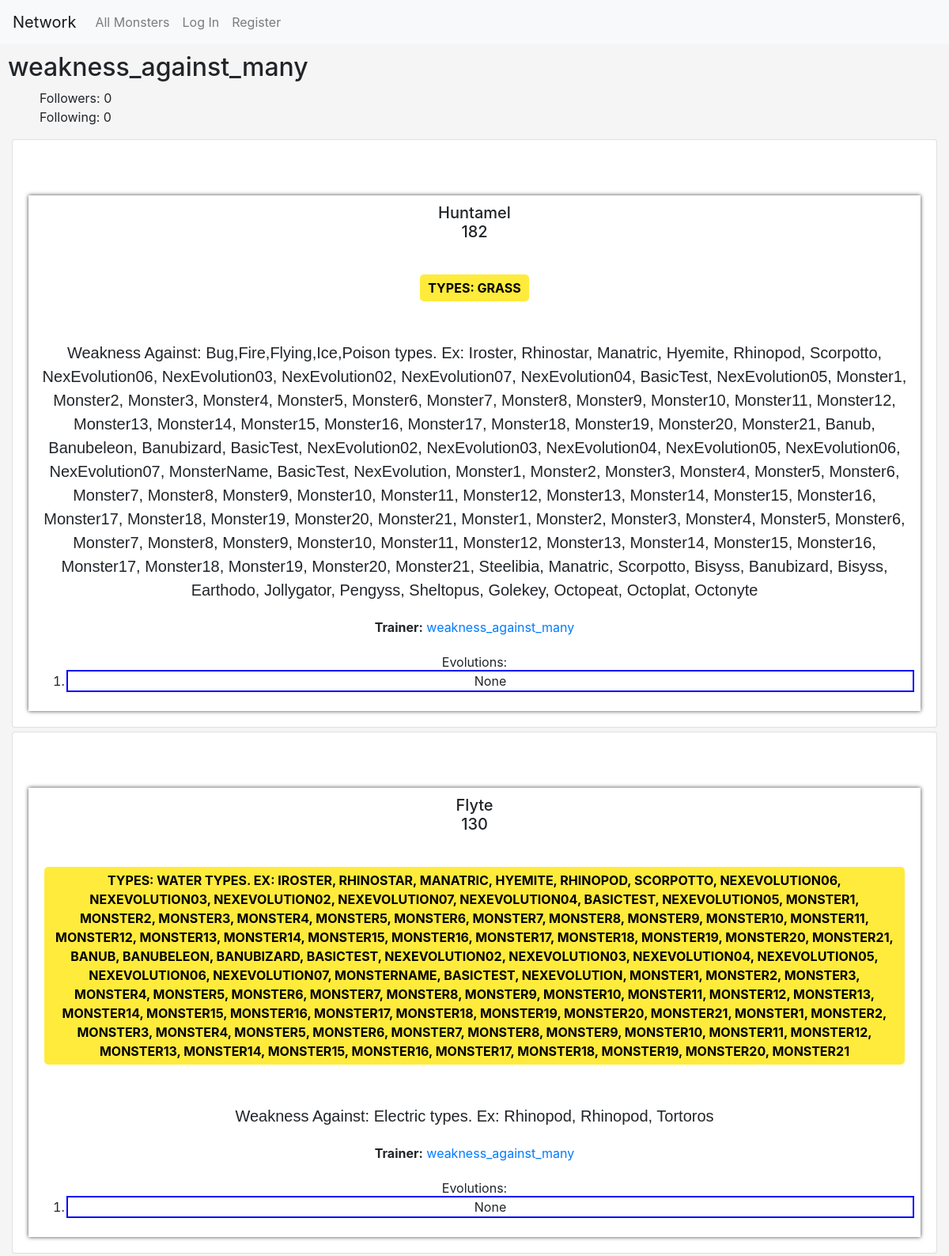
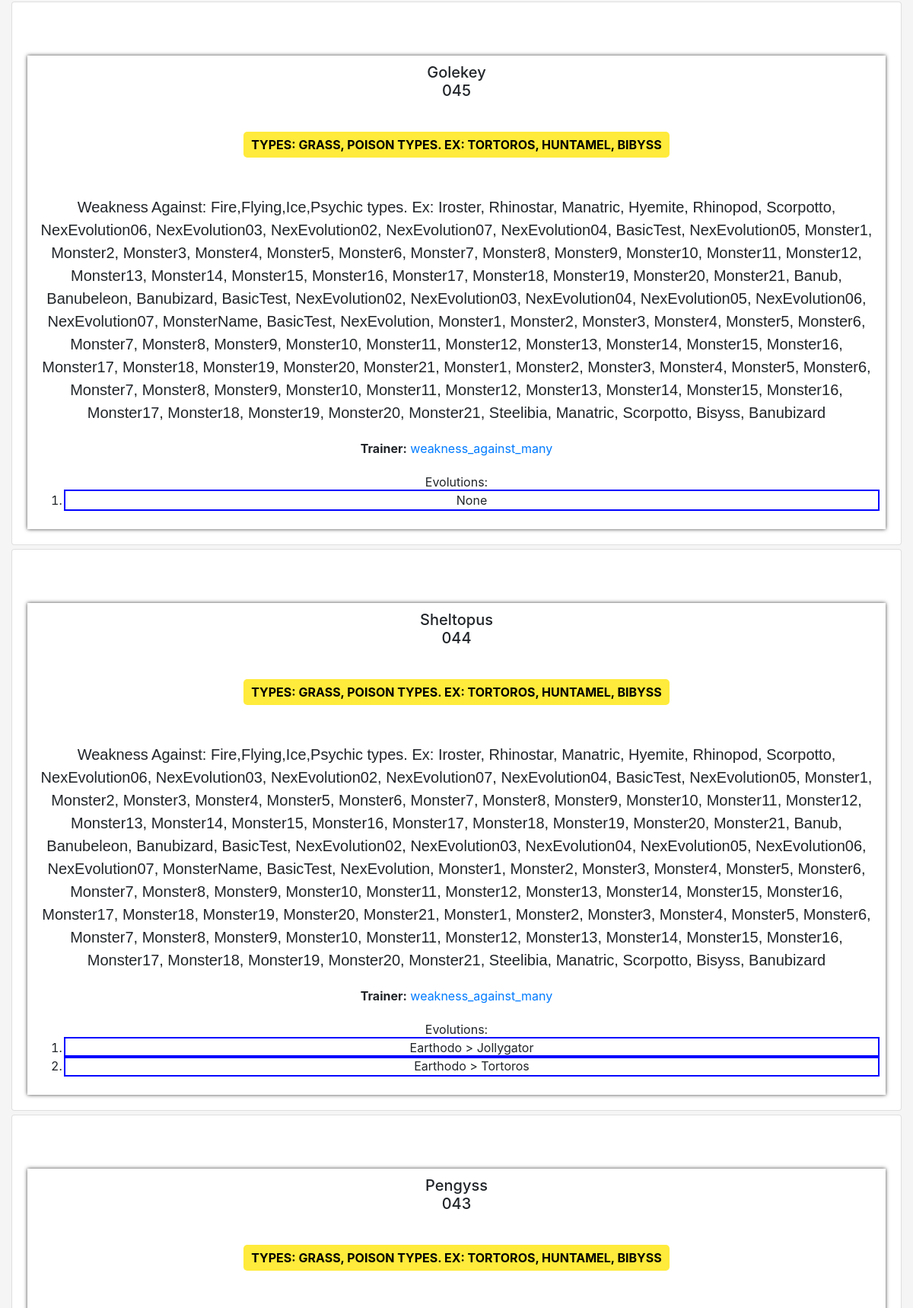
Page /users/weakness_against_many (upper part) on the committed database (2 pictures, top to bottom).
### network/models.py (models this page shows, shortened)
class User(AbstractUser):
  following = models.ManyToManyField("User", related_name="followers")

class Monster(models.Model):
  evolution_instances = []
  monster_id = models.TextField()
  name = models.TextField()
  types = models.TextField()
  weaknesses = models.TextField()
  trainer = models.ForeignKey("User", on_delete=models.CASCADE, related_name="trains")
  evolutions = models.TextField(default="")
  def get_strong_against(self):
    strong_against = []
    for strength in self.types.split(","):
      monsters_strong_against = Monster.objects.filter(weaknesses__icontains=strength)
      strong_against += [obj.name for obj in monsters_strong_against]
    separator = ', '
    strong_against_string = separator.join(strong_against)
    if len(strong_against_string) > 0:
      types_prettier = ", ".join(self.types.split(","))
      return f"{types_prettier} types. Ex: {strong_against_string}"
    else:
      return self.types
  def get_monsters_weak_against(self):
    weak_against = []
    for weakness in self.weaknesses.split(","):
      monsters_weak_against = Monster.objects.filter(types__icontains=weakness)
      weak_against += [obj.name for obj in monsters_weak_against]
    separator = ', '
    weak_against = separator.join(weak_against)
    if len(weak_against) > 0:
      return f"{self.weaknesses} types. Ex: {weak_against}"
    else:
      return self.weaknesses
  def get_children(self, lineage = ""):
    children = []
    monster = Monster.objects.filter(monster_id=self.monster_id).first()
    def get_children_helper(monster = None, lineage=""):
      evolutions_list = monster.evolutions.split(",")
      if len(lineage) > 0:
        lineage += f" > {monster.name}"
      else:
        lineage = monster.name
      if len(evolutions_list) == 0 or evolutions_list == [""]:
        return lineage
      for child_id in evolutions_list:
        child = Monster.objects.filter(monster_id=child_id).first()
        future_generations = get_children_helper(child, lineage)
        children.append(future_generations)
    get_children_helper(monster)
    children = list(filter(lambda x: x != None, children))
    if len(children) == 0:
      return ["None"]
    return children

### network/views.py (the view)
# urls.py: path("users/<str:username>", views.user, name="user"),
def user(request, username):
    try:
        user = User.objects.get(username=username)
    except User.DoesNotExist:
        raise Http404("User does not exist.")
    monsters = Monster.objects.filter(trainer=user).order_by("-monster_id").all()
    return show_posts(user.username, request, monsters, profile=user)

### network/views.py (called while the page is built)
def show_posts(title, request, posts, profile=None):
    page_index = request.GET.get("page", 1)
    paginator = Paginator(posts, 5)
    page = paginator.page(page_index)
    return render(request, "network/index.html", {
        "title": title,
        "page": page,
        "profile": profile,
        "show_new_monster": (
            request.user.is_authenticated and
            (profile is None or profile == request.user)
        ),
        "show_new_post": (
            request.user.is_authenticated and
            (profile is None or profile == request.user)
        )
    })

### network/templates/network/index.html (shortened to what this page needs)
{% extends "network/layout.html" %}
{% load static %}
{% block body %}
    <h2>{{ title }}</h2>
    {% if profile %}
        <ul>
            <li>Followers: {{ profile.followers.count }}</li>
            <li>Following: {{ profile.following.count }}</li>
        </ul>
    {% endif %}
    {% for monster in page.object_list %}
        <div class="card">
            <div class="card-body">
              <table>
                <tr>
                  <td colspan="2">
                    <h5 class="card-title">
                      <div data-monster="{{ monster.name }}" class="monster-name">{{ monster.name }}</div>
                      <div data-monster="{{ monster.monster_id }}" class="monster-id">{{ monster.monster_id }}</div>
                    </h5>
                  </td>
                </tr>
                <tr>
                  <td>
                    <div data-types="{{ monster.types }}" class="monster-types card-type electric">Types: {{ monster.get_strong_against }}</div>
                  </td>
                </tr>
                <tr>
                  <td>
                    <div data-weaknesses="{{ monster.weaknesses }}" class="monster-weaknesses card-info">Weakness Against: {{ monster.get_monsters_weak_against }}</div>
                  </td>
                </tr>
                  <td>
                    <div data-trainer="{{ monster.trainer }}" class="monster-trainer">
                      <b>Trainer:</b> <a href="{% url 'user' monster.trainer.username %}">{{ monster.trainer.username }}</a>
                    </div>
                  </td>
                <tr>
                  <td>
                    <div data-evolutions="{{ monster.evolutions }}" class="monster-evolutions">Evolutions: </div>
                    <ol>
                    {% for evolution in monster.get_children %}
                      <li><div style="outline: 2px solid blue;">{{ evolution }}</div></li>
                    {% endfor %}
                    </ol>
                  </td>
                </tr>
              </table>
            </div>
        </div>
    {% endfor %}
{% endblock %}

### network/static/network/styles.css (style rules this page uses)
.card { margin: 5px; }
body { background-color: #F5F5F5; }
table { background-color: #FFFFFF; border-collapse: collapse; box-shadow: 0px 0px 5px 0px rgba(0,0,0,0.75); margin: auto; margin-top: 50px; }
td { padding: 10px; text-align: center; vertical-align: middle; }
.card-info { font-family: Arial, sans-serif; font-size: 20px; margin-top: 20px; text-align: center; }
.card-type { background-color: #FFCC00; border-radius: 5px; color: #FFFFFF; display: inline-block; font-size: 16px; font-weight: bold; margin: 10px; padding: 5px 10px; text-transform: uppercase; }
.card-type.electric { background-color: #FFEB3B; color: #000000; }
ul { list-style: none; }

### rows in the picture
User: username "weakness_against_many", followers.count "0", following.count "0"
Monster: name "Huntamel", monster_id "182", get_strong_against "GRASS", get_monsters_weak_against "Bug,Fire,Flying,Ice,Poison types. Ex: Iroster, Rhinostar, Manatric, Hyemite, Rhinopod, Scorpotto, NexEvolution06, NexEvolution03, NexEvolution02, NexEvolution07, NexEvolution04, BasicTest, NexEvolution05, Monster1, Monster2, Monster3, Monster4, Monster5, Monster6, Monster7, Monster8, Monster9, Monster10, Monster11, Monster12, Monster13, Monster14, Monster15, Monster16, Monster17, Monster18, Monster19, Monster20, Monster21, Banub, Banubeleon, Banubizard, BasicTest, NexEvolution02, NexEvolution03, NexEvolution04, NexEvolution05, NexEvolution06, NexEvolution07, MonsterName, BasicTest, NexEvolution, Monster1, Monster2, Monster3, Monster4, Monster5, Monster6, Monster7, Monster8, Monster9,…", trainer.username "weakness_against_many", get_children "None"
Monster: name "Flyte", monster_id "130", get_strong_against "WATER TYPES. EX: IROSTER, RHINOSTAR, MANATRIC, HYEMITE, RHINOPOD, SCORPOTTO, NEXEVOLUTION06, NEXEVOLUTION03, NEXEVOLUTION02, NEXEVOLUTION07, NEXEVOLUTION04, BASICTEST, NEXEVOLUTION05, MONSTER1, MONSTER2, MONSTER3, MONSTER4, MONSTER5, MONSTER6, MONSTER7, MONSTER8, MONSTER9, MONSTER10, MONSTER11, MONSTER12, MONSTER13, MONSTER14, MONSTER15, MONSTER16, MONSTER17, MONSTER18, MONSTER19, MONSTER20, MONSTER21, BANUB, BANUBELEON, BANUBIZARD, BASICTEST, NEXEVOLUTION02, NEXEVOLUTION03, NEXEVOLUTION04, NEXEVOLUTION05, NEXEVOLUTION06, NEXEVOLUTION07, MONSTERNAME, BASICTEST, NEXEVOLUTION, MONSTER1, MONSTER2, MONSTER3, MONSTER4, MONSTER5, MONSTER6, MONSTER7, MONSTER8, MONSTER9, MONSTER10, MONSTER11,…", get_monsters_weak_against "Electric types. Ex: Rhinopod, Rhinopod, Tortoros", trainer.username "weakness_against_many", get_children "None"
Monster: name "Golekey", monster_id "045", get_strong_against "GRASS, POISON TYPES. EX: TORTOROS, HUNTAMEL, BIBYSS", get_monsters_weak_against "Fire,Flying,Ice,Psychic types. Ex: Iroster, Rhinostar, Manatric, Hyemite, Rhinopod, Scorpotto, NexEvolution06, NexEvolution03, NexEvolution02, NexEvolution07, NexEvolution04, BasicTest, NexEvolution05, Monster1, Monster2, Monster3, Monster4, Monster5, Monster6, Monster7, Monster8, Monster9, Monster10, Monster11, Monster12, Monster13, Monster14, Monster15, Monster16, Monster17, Monster18, Monster19, Monster20, Monster21, Banub, Banubeleon, Banubizard, BasicTest, NexEvolution02, NexEvolution03, NexEvolution04, NexEvolution05, NexEvolution06, NexEvolution07, MonsterName, BasicTest, NexEvolution, Monster1, Monster2, Monster3, Monster4, Monster5, Monster6, Monster7, Monster8, Monster9,…", trainer.username "weakness_against_many", get_children "None"
Monster: name "Sheltopus", monster_id "044", get_strong_against "GRASS, POISON TYPES. EX: TORTOROS, HUNTAMEL, BIBYSS", get_monsters_weak_against "Fire,Flying,Ice,Psychic types. Ex: Iroster, Rhinostar, Manatric, Hyemite, Rhinopod, Scorpotto, NexEvolution06, NexEvolution03, NexEvolution02, NexEvolution07, NexEvolution04, BasicTest, NexEvolution05, Monster1, Monster2, Monster3, Monster4, Monster5, Monster6, Monster7, Monster8, Monster9, Monster10, Monster11, Monster12, Monster13, Monster14, Monster15, Monster16, Monster17, Monster18, Monster19, Monster20, Monster21, Banub, Banubeleon, Banubizard, BasicTest, NexEvolution02, NexEvolution03, NexEvolution04, NexEvolution05, NexEvolution06, NexEvolution07, MonsterName, BasicTest, NexEvolution, Monster1, Monster2, Monster3, Monster4, Monster5, Monster6, Monster7, Monster8, Monster9,…", trainer.username "weakness_against_many", get_children "Earthodo > Jollygator" "Earthodo > Tortoros"
Monster: name "Pengyss", monster_id "043", get_strong_against "GRASS, POISON TYPES. EX: TORTOROS, HUNTAMEL, BIBYSS"
